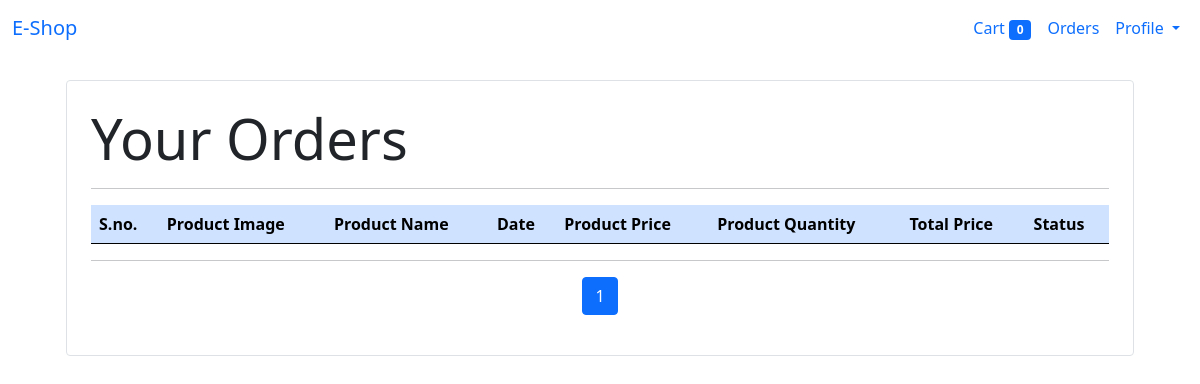
The page /orders/?page=2 (signed in) on the database as committed earlier.
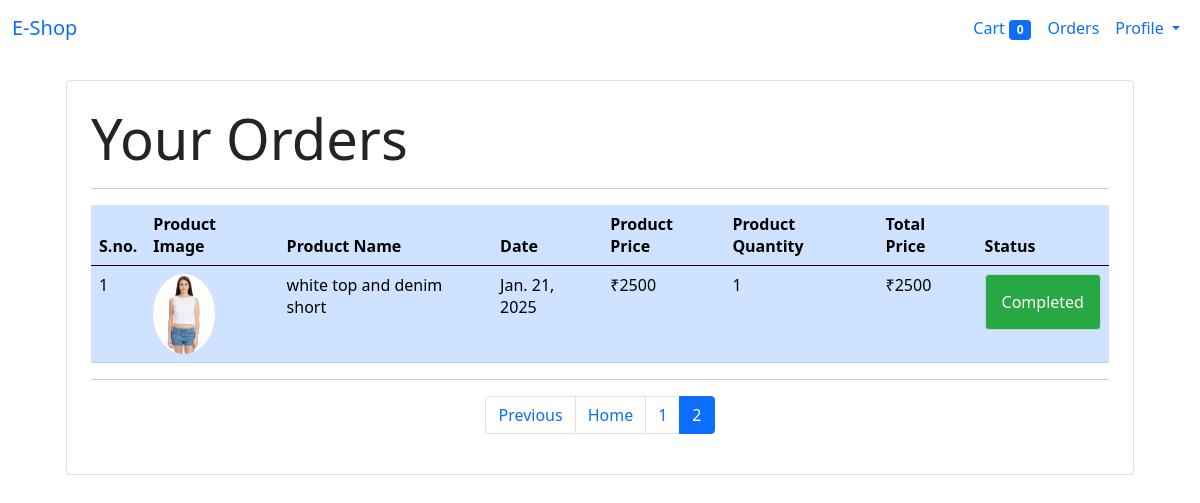
The same page on the database as committed later.
### store/models/orders.py (models this page shows)
class Orders(models.Model):
    customer_id = models.ForeignKey(Customer, on_delete=models.CASCADE)
    product_id = models.ForeignKey(Product, on_delete=models.CASCADE)
    quantity = models.IntegerField(default=1)
    price = models.IntegerField()
    address = models.CharField(max_length=400,blank=False,default="Default Address")
    phone = models.CharField(max_length=15,blank=False,default="0000")
    date = models.DateField(default=datetime.datetime.today)
    status= models.BooleanField(default=False)

### store/models/product.py (models this page shows)
class Product(models.Model):
    product_name= models.CharField(max_length=100)
    product_price= models.IntegerField(default=0)
    category = models.ForeignKey(Categories, on_delete=models.CASCADE, default=1)
    product_image = models.ImageField(upload_to='media/')
    product_quantity = models.IntegerField(default=0)

### store/middleware/check_auth.py (the view)
    def middleware(request):
        return_url = request.META['PATH_INFO']
        if not request.session.get('session_customer_id'):
            return redirect(f'/login?return_url={return_url}') #this will be shown on the link of login when redirected through middleware
        response = get_response(request) # pass to the view
        return response

### store/templatetags/cart_filters.py (called while the page is built)
@register.filter
def currency(number):
    return "₹"+str(number)

@register.filter
def orders_total(quantity,price):
    return quantity*price

### store/templates/order.html (shortened to what this page needs)
{%extends "store_master_template.html"%}
{%load cart_filters%}
{% block body %}
{%include 'navbar.html'%}
    <div class="container">
         <div class="border rounded p-4 m-4">
            <p class="display-4 pl-4 ml-4">Your Orders</p>
            <hr>
            <div class="table-responsive" >
                <table class="table table-primary" >
                    <thead>
                        <tr>
                            <th scope="col">S.no. </th>
                            <th scope="col">Product Image</th>
                            <th scope="col">Product Name</th>
                            <th scope="col">Date</th>
                            <th scope="col">Product Price</th>
                            <th scope="col">Product Quantity</th>
                            <th scope="col">Total Price</th>
                            <th scope="col">Status</th>
                        </tr>
                    </thead>
                    <tbody>
                        {%for order in orders%}
                        <tr class="">
                            <td scope="row">{{forloop.counter}}</td>
                            <td><img style="height: 80px;" class="rounded-circle" src="{{order.product_id.product_image.url}}" alt=""></td>
                            <td>{{order.product_id.product_name}}</td>
                            <td>{{order.date}}</td>
                            <td>{{order.price| currency }}</td>
                            <td>{{order.quantity}}</td>
                            <td>{{order.quantity | orders_total:order.price| currency }}</td>
                            {%if order.status %}
                            <td>
                                <div class="alert alert-success" role="alert" style="background-color: #28a745; color: #ffffff;">
                                Completed
                                </div>
                            </td>
                            {%else%}
                            <td>
                                <div class="alert alert-warning" role="alert" style="background-color: #ffc107; color: #212529;">
                                Pending
                                </div>
                            </td>
                            {%endif%}
                        </tr>
                        {%endfor%}
                    </tbody>
                </table>
                <hr>
                <div class="d-flex justify-content-center">
                    <nav aria-label="...">
                        <ul class="pagination">
                            {%if orders.has_previous%}
                          <li class="page-item">
                            <a class="page-link" href="/orders/?page={{orders.previous_page_number}}" tabindex="-1">Previous</a>
                          </li>
                          <li class="page-item"><a class="page-link" href="/orders/?page=1" tabindex="-1">Home</a></li>
                            {%endif%}
                            {%for page in list_of_page_numbers%}
                                <li class="page-item {% if page == orders.number %}active{% endif %}" >
                                    <a class="page-link" href="/orders/?page={{page}}">{{page}}</a>
                                </li>
                            {%endfor%}
                        </ul>
                      </nav>
                </div>
            </div>
         </div>
    </div>
{% endblock %}

Rows that differ between the two databases and show on the page:
added Orders: product_id.product_image (picture), product_id.product_name "white top and denim short", date "Jan. 21, 2025", price "₹2500", quantity "1", quantity|orders_total "₹2500", status "Completed"
Other text that changed with them:
text now shown: "Previous Home"
new list line: "2"
